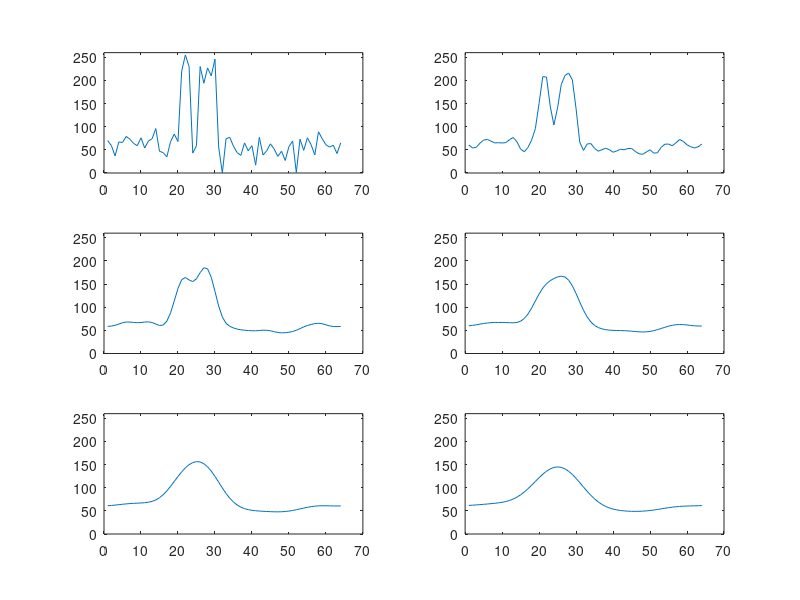
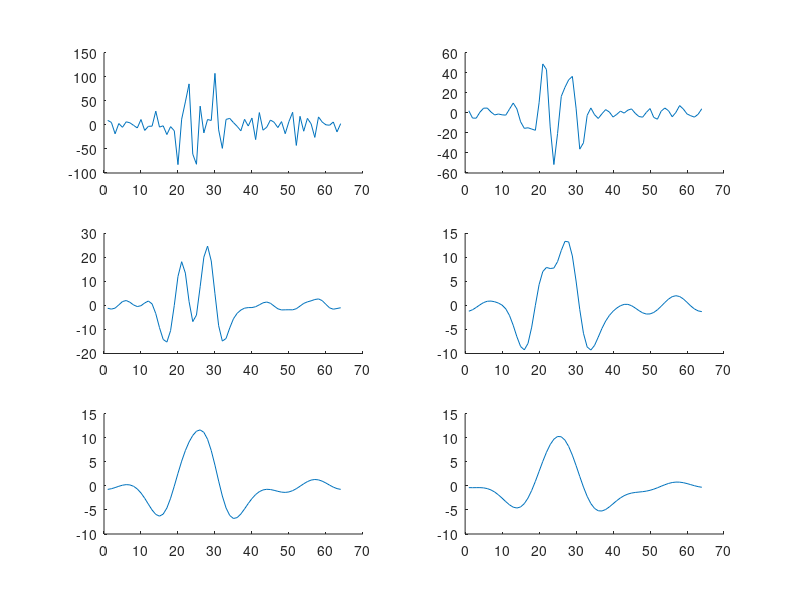
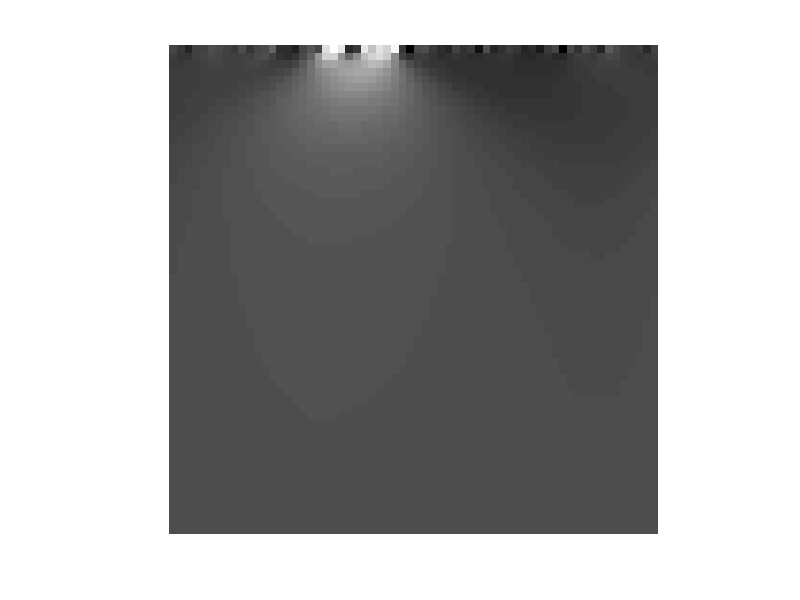
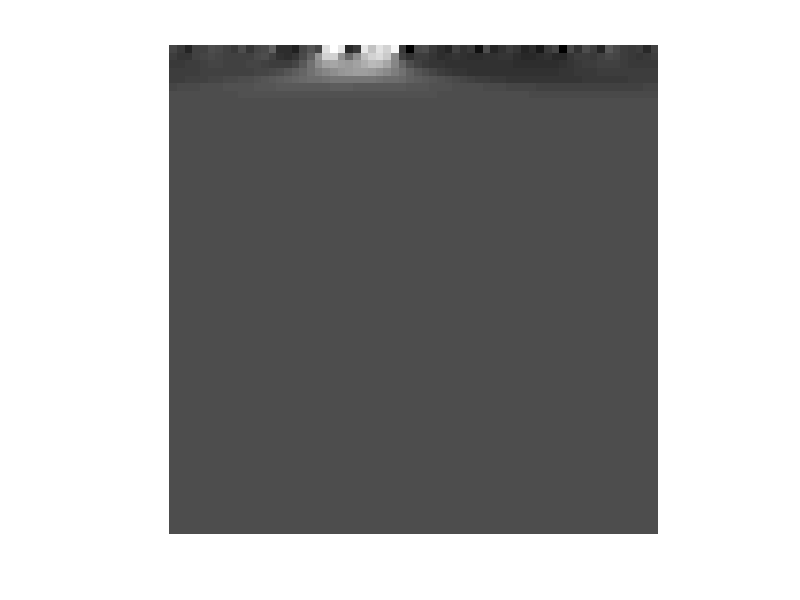

MATLAB code to generate these figures, in order:
function week4( ~ )
%Week 3: SIP Mandatory assignment
%   Mandatory assignment for Signal Image Processing
%   May include some supplementary assignments as well.

    function M = adjust(I)
        % Supplementary assignment 1.3

        % Rather use a confidence interval
        % The mean would have been acceptable also
        confidence = [0.05; 0.95];
        img_min = quantile(quantile(I, confidence(1)), confidence(1));
        img_max = quantile(quantile(I, confidence(2)), confidence(2));

        % Target interval
        my_min = 0;
        my_max = 255;

        % Init the scale
        scale = (my_max - my_min) / double((img_max - img_min));

        % Init target image
        M = zeros(size(I));

        % Very clever notation instead of a for-loop
        % For every pixel in original we subtract the image minimum, then
        % multiply by the calculated scale. Finally add our interval min.
        M(:,:) = ((I(:,:) - img_min) * scale + my_min);

        % Make sure that matlab see this as an image
        M = mat2gray(M);
        M = im2uint8(M);
    end

    function ftshow(F)
       figure, imshow(log(abs(F)), []); 
    end

% PART 1

    function LP = AlternativeLaplacianPyramid(I, P, sigma)
       % Construct the Laplacian pyramid differently
       GP = GaussianPyramid(I, P, sigma);
       LP = cell(P, 1);

       for p = 1:P - 1
           LP{p, 1} = GP{p, 1} - Gauss(GP{p, 1}, sigma);
       end

       LP{P, 1} = GP{P, 1};
    end

    function LP = LaplacianPyramid(I, P, sigma)
        % Generate the Laplacian pyramid to a certain level
        GP = GaussianPyramid(I, P, sigma);

        LP = cell(P, 1);

        for p = 1:P - 1
            LP{p, 1} = GP{p, 1} - Upsample(GP{p + 1, 1});
        end

        LP{P, 1} = GP{P, 1};
    end

    function G = Upsample(I)
       % Upsamples an image with factor two in the Fourier domain
       F = fftshift(fft2(I));
       offM = size(I, 1)/2;
       offN = size(I, 2)/2;

       G = zeros(size(I)*2);
       G(offM + 1:size(G,1) - offM, offN + 1:size(G,2) - offN) = F(:,:);
       G = abs(ifft2(G));
       G = double(G);
    end

    function G = Downsample(I)
       % We expect that the image have been blurred
       F = fftshift(fft2(I));

       % Check if we are one-dimensional
       if size(I, 1) ~= 1
           offM = size(I,1)/4;
       else
           offM = 0;
       end

       if size(I, 2) ~= 1
           offN = size(I,2)/4;
       else
           offN = 0;
       end

       % Lols, this work too, dumbass
       F = F(offM + 1:3*offM, offN + 1:3*offN);
       %F = F(offM + 1:size(I,1) - offM, offN + 1:size(I,2) - offN);

       G = abs(ifft2(F));
    end

    function GP = ReconstructFromLaplacian(LP)
        % Reconstruct the original image from a Laplacian pyramid
        % We do this by reconstructing the Gaussian Pyramid
        P = size(LP,1);
        GP = cell(P, 1);

        % The top of the pyramids is equal
        GP{P, 1} = LP{P, 1};

        for p = P:-1:2
            GP{p - 1, 1} = LP{p - 1, 1} + Upsample(GP{p, 1});
        end
    end

    function GP = GaussianPyramid(I, Q, sigma)
        % Construct a gaussian pyramid of height Q
        GP = cell(Q, 1);

        GP{1, 1} = double(I);

        for q = 1:Q - 1
            GP{q + 1, 1} = Downsample(Gauss(GP{q, 1}, sigma));
        end
    end

    function G = Gauss(I, sigma)
        % Compute the gaussian with specified sigma
        % Convolution is done in the frequency domain
        F = fft2(I);

        h = fspecial('gaussian', size(I), sigma);
        h = fft2(h);

        G = abs(fftshift(ifft2(h.*F)));
    end

    function ShowPyramid(PYR, cmap)
        figure;
        hold on;
        for i = 1:length(PYR)
            subplot(2, 3, i), imshow(PYR{i, 1}, cmap);
        end
        hold off;
    end

    function part1( ~ )
        [g1 cmap] = imread('../../../../images/lenna.tiff', 'tiff');
        %[g1 cmap] = imread('../../../../images/R1.tiff');
        %g1 = imread('../../../../images/noisy.tiff');
        %g1 = imread('../../../../images/berlinger.tiff');
        %g1 = imread('../../../../images/square.tiff');
        %g1 = imread('../../../../images/unix.tiff');

        sigma = 4;
        levels = 6;
        % Write something
        i = Downsample(g1);
        figure, imshow(i, [])
    end

% PART 2

    function S = ConstructSignal( ~ )
        N = 64;
        S = [zeros(1,20),ones(1,3),zeros(1,2),ones(1,5)];
        S = [S,zeros(1,N-length(S))] + 0.1*randn(1,N);
    end

    function I = ScalesOfSignal(S, levels)
        I = zeros(levels, length(S));
        I(1,:) = S;
        for sigma = 1:levels - 1
            I(sigma + 1, :) = Gauss(S, sigma);
        end
    end

    function I = AltScalesOfSignal(S, levels)
        I = zeros(levels, length(S));
        I(1,:) = S;
        for sigma = 1:levels - 1
            I(sigma + 1, :) = Gauss(S, 2^(sigma - 1));
        end
    end

    function e = DetectDiff(S)
        e = zeros(size(S));
        for n = 2:size(S,2)
            e(n - 1) = S(n) - S(n - 1);
        end

    end

    function C = ZeroCrossings(S)
        prevsign = 0;
        C = 0;

        for n = 1:length(S)
            thissign = sign(S(n));
            if (thissign * prevsign) == -1
                C = C + 1;
            end
            if thissign ~= 0
                prevsign = thissign;
            end
        end
    end

    function part2( ~ )
        S = ConstructSignal();
        S = adjust(S);
        s1 = ScalesOfSignal(S, length(S));
        s2 = AltScalesOfSignal(S, length(S));

        figure('Position', [1 1 600 800]);
        for i = 1:6
            subplot(3, 2, i);
            plot(s1(i, :));
            axis([0 70 0 260])
        end

        figure('Position', [1 1 600 800]);
        for i = 1:6
            %edges = DetectDiff(s1(i, :));
            edges = s1(i,:) - s1(i + 1, :);
            %ZeroCrossings(edges)

            subplot(3, 2, i);
            hold on;
            plot(edges);
            hold off;
        end

        figure, imshow(s1, []);
        figure, imshow(s2, []);
    end

close all;
part2();

end
